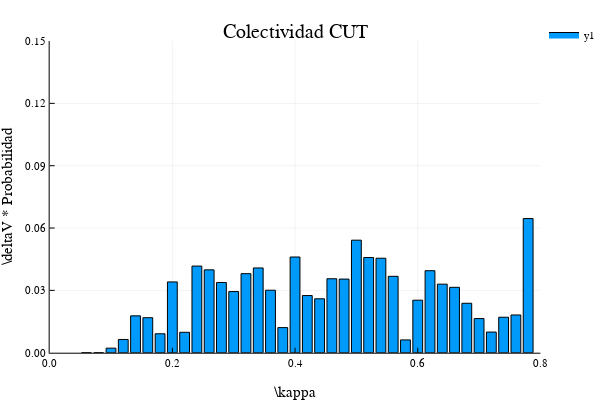

Notebook cell for this chart:
### Code cell
Wbins_κ_cut_2w9y, Whis_κ_cut_2w9y = JUMD.WeightedHist(κ_modes_cut_2w9y, bins_κ, abs.(vgv_2w9y), true);

bar(Wbins_κ_cut_2w9y, Whis_κ_cut_2w9y,
    title = "Colectividad CUT",
    xlims = (0, .8), ylims = (0, .15),
    yaxis = "\\deltaV * Probabilidad", xaxis = "\\kappa")

### Figure 1 — Plotly figure (JSON) as saved in the notebook; plotly's stock layout.template omitted (floating-point values rounded to 4 significant figures)
{"data": [{"fill": "tozeroy", "fillcolor": "rgba(0, 154, 250, 1.000)", "legendgroup": "y1", "line": {"color": "rgba(0, 0, 0, 1)", "dash": "solid", "width": 1}, "mode": "lines", "name": "y1", "showlegend": true, "type": "scatter", "x": [0.052, 0.052, 0.068, 0.068, 0.052, 0.052], "xaxis": "x", "y": [0, 0, 0, 0, 0, 0], "yaxis": "y"}, {"fill": "tozeroy", "fillcolor": "rgba(0, 154, 250, 1.000)", "legendgroup": "y1", "line": {"color": "rgba(0, 0, 0, 1)", "dash": "solid", "width": 1}, "mode": "lines", "name": "y1", "showlegend": false, "type": "scatter", "x": [0.072, 0.072, 0.088, 0.088, 0.072, 0.072], "xaxis": "x", "y": [0, 0, 0, 0, 0, 0], "yaxis": "y"}, {"fill": "tozeroy", "fillcolor": "rgba(0, 154, 250, 1.000)", "legendgroup": "y1", "line": {"color": "rgba(0, 0, 0, 1)", "dash": "solid", "width": 1}, "mode": "lines", "name": "y1", "showlegend": false, "type": "scatter", "x": [0.092, 0.092, 0.108, 0.108, 0.092, 0.092], "xaxis": "x", "y": [0.002196, 0, 0, 0.002196, 0.002196, 0.002196], "yaxis": "y"}, {"fill": "tozeroy", "fillcolor": "rgba(0, 154, 250, 1.000)", "legendgroup": "y1", "line": {"color": "rgba(0, 0, 0, 1)", "dash": "solid", "width": 1}, "mode": "lines", "name": "y1", "showlegend": false, "type": "scatter", "x": [0.112, 0.112, 0.128, 0.128, 0.112, 0.112], "xaxis": "x", "y": [0.006375, 0, 0, 0.006375, 0.006375, 0.006375], "yaxis": "y"}, {"fill": "tozeroy", "fillcolor": "rgba(0, 154, 250, 1.000)", "legendgroup": "y1", "line": {"color": "rgba(0, 0, 0, 1)", "dash": "solid", "width": 1}, "mode": "lines", "name": "y1", "showlegend": false, "type": "scatter", "x": [0.132, 0.132, 0.148, 0.148, 0.132, 0.132], "xaxis": "x", "y": [0.01774, 0, 0, 0.01774, 0.01774, 0.01774], "yaxis": "y"}, {"fill": "tozeroy", "fillcolor": "rgba(0, 154, 250, 1.000)", "legendgroup": "y1", "line": {"color": "rgba(0, 0, 0, 1)", "dash": "solid", "width": 1}, "mode": "lines", "name": "y1", "showlegend": false, "type": "scatter", "x": [0.152, 0.152, 0.168, 0.168, 0.152, 0.152], "xaxis": "x", "y": [0.01685, 0, 0, 0.01685, 0.01685, 0.01685], "yaxis": "y"}, {"fill": "tozeroy", "fillcolor": "rgba(0, 154, 250, 1.000)", "legendgroup": "y1", "line": {"color": "rgba(0, 0, 0, 1)", "dash": "solid", "width": 1}, "mode": "lines", "name": "y1", "showlegend": false, "type": "scatter", "x": [0.172, 0.172, 0.188, 0.188, 0.172, 0.172], "xaxis": "x", "y": [0.009112, 0, 0, 0.009112, 0.009112, 0.009112], "yaxis": "y"}, {"fill": "tozeroy", "fillcolor": "rgba(0, 154, 250, 1.000)", "legendgroup": "y1", "line": {"color": "rgba(0, 0, 0, 1)", "dash": "solid", "width": 1}, "mode": "lines", "name": "y1", "showlegend": false, "type": "scatter", "x": [0.192, 0.192, 0.208, 0.208, 0.192, 0.192], "xaxis": "x", "y": [0.03406, 0, 0, 0.03406, 0.03406, 0.03406], "yaxis": "y"}, {"fill": "tozeroy", "fillcolor": "rgba(0, 154, 250, 1.000)", "legendgroup": "y1", "line": {"color": "rgba(0, 0, 0, 1)", "dash": "solid", "width": 1}, "mode": "lines", "name": "y1", "showlegend": false, "type": "scatter", "x": [0.212, 0.212, 0.228, 0.228, 0.212, 0.212], "xaxis": "x", "y": [0.009824, 0, 0, 0.009824, 0.009824, 0.009824], "yaxis": "y"}, {"fill": "tozeroy", "fillcolor": "rgba(0, 154, 250, 1.000)", "legendgroup": "y1", "line": {"color": "rgba(0, 0, 0, 1)", "dash": "solid", "width": 1}, "mode": "lines", "name": "y1", "showlegend": false, "type": "scatter", "x": [0.232, 0.232, 0.248, 0.248, 0.232, 0.232], "xaxis": "x", "y": [0.0417, 0, 0, 0.0417, 0.0417, 0.0417], "yaxis": "y"}, {"fill": "tozeroy", "fillcolor": "rgba(0, 154, 250, 1.000)", "legendgroup": "y1", "line": {"color": "rgba(0, 0, 0, 1)", "dash": "solid", "width": 1}, "mode": "lines", "name": "y1", "showlegend": false, "type": "scatter", "x": [0.252, 0.252, 0.268, 0.268, 0.252, 0.252], "xaxis": "x", "y": [0.03987, 0, 0, 0.03987, 0.03987, 0.03987], "yaxis": "y"}, {"fill": "tozeroy", "fillcolor": "rgba(0, 154, 250, 1.000)", "legendgroup": "y1", "line": {"color": "rgba(0, 0, 0, 1)", "dash": "solid", "width": 1}, "mode": "lines", "name": "y1", "showlegend": false, "type": "scatter", "x": [0.272, 0.272, 0.288, 0.288, 0.272, 0.272], "xaxis": "x", "y": [0.03379, 0, 0, 0.03379, 0.03379, 0.03379], "yaxis": "y"}, {"fill": "tozeroy", "fillcolor": "rgba(0, 154, 250, 1.000)", "legendgroup": "y1", "line": {"color": "rgba(0, 0, 0, 1)", "dash": "solid", "width": 1}, "mode": "lines", "name": "y1", "showlegend": false, "type": "scatter", "x": [0.292, 0.292, 0.308, 0.308, 0.292, 0.292], "xaxis": "x", "y": [0.02943, 0, 0, 0.02943, 0.02943, 0.02943], "yaxis": "y"}, {"fill": "tozeroy", "fillcolor": "rgba(0, 154, 250, 1.000)", "legendgroup": "y1", "line": {"color": "rgba(0, 0, 0, 1)", "dash": "solid", "width": 1}, "mode": "lines", "name": "y1", "showlegend": false, "type": "scatter", "x": [0.312, 0.312, 0.328, 0.328, 0.312, 0.312], "xaxis": "x", "y": [0.03804, 0, 0, 0.03804, 0.03804, 0.03804], "yaxis": "y"}, {"fill": "tozeroy", "fillcolor": "rgba(0, 154, 250, 1.000)", "legendgroup": "y1", "line": {"color": "rgba(0, 0, 0, 1)", "dash": "solid", "width": 1}, "mode": "lines", "name": "y1", "showlegend": false, "type": "scatter", "x": [0.332, 0.332, 0.348, 0.348, 0.332, 0.332], "xaxis": "x", "y": [0.0408, 0, 0, 0.0408, 0.0408, 0.0408], "yaxis": "y"}, {"fill": "tozeroy", "fillcolor": "rgba(0, 154, 250, 1.000)", "legendgroup": "y1", "line": {"color": "rgba(0, 0, 0, 1)", "dash": "solid", "width": 1}, "mode": "lines", "name": "y1", "showlegend": false, "type": "scatter", "x": [0.352, 0.352, 0.368, 0.368, 0.352, 0.352], "xaxis": "x", "y": [0.03007, 0, 0, 0.03007, 0.03007, 0.03007], "yaxis": "y"}, {"fill": "tozeroy", "fillcolor": "rgba(0, 154, 250, 1.000)", "legendgroup": "y1", "line": {"color": "rgba(0, 0, 0, 1)", "dash": "solid", "width": 1}, "mode": "lines", "name": "y1", "showlegend": false, "type": "scatter", "x": [0.372, 0.372, 0.388, 0.388, 0.372, 0.372], "xaxis": "x", "y": [0.01208, 0, 0, 0.01208, 0.01208, 0.01208], "yaxis": "y"}, {"fill": "tozeroy", "fillcolor": "rgba(0, 154, 250, 1.000)", "legendgroup": "y1", "line": {"color": "rgba(0, 0, 0, 1)", "dash": "solid", "width": 1}, "mode": "lines", "name": "y1", "showlegend": false, "type": "scatter", "x": [0.392, 0.392, 0.408, 0.408, 0.392, 0.392], "xaxis": "x", "y": [0.04606, 0, 0, 0.04606, 0.04606, 0.04606], "yaxis": "y"}, {"fill": "tozeroy", "fillcolor": "rgba(0, 154, 250, 1.000)", "legendgroup": "y1", "line": {"color": "rgba(0, 0, 0, 1)", "dash": "solid", "width": 1}, "mode": "lines", "name": "y1", "showlegend": false, "type": "scatter", "x": [0.412, 0.412, 0.428, 0.428, 0.412, 0.412], "xaxis": "x", "y": [0.02751, 0, 0, 0.02751, 0.02751, 0.02751], "yaxis": "y"}, {"fill": "tozeroy", "fillcolor": "rgba(0, 154, 250, 1.000)", "legendgroup": "y1", "line": {"color": "rgba(0, 0, 0, 1)", "dash": "solid", "width": 1}, "mode": "lines", "name": "y1", "showlegend": false, "type": "scatter", "x": [0.432, 0.432, 0.448, 0.448, 0.432, 0.432], "xaxis": "x", "y": [0.02595, 0, 0, 0.02595, 0.02595, 0.02595], "yaxis": "y"}, {"fill": "tozeroy", "fillcolor": "rgba(0, 154, 250, 1.000)", "legendgroup": "y1", "line": {"color": "rgba(0, 0, 0, 1)", "dash": "solid", "width": 1}, "mode": "lines", "name": "y1", "showlegend": false, "type": "scatter", "x": [0.452, 0.452, 0.468, 0.468, 0.452, 0.452], "xaxis": "x", "y": [0.03559, 0, 0, 0.03559, 0.03559, 0.03559], "yaxis": "y"}, {"fill": "tozeroy", "fillcolor": "rgba(0, 154, 250, 1.000)", "legendgroup": "y1", "line": {"color": "rgba(0, 0, 0, 1)", "dash": "solid", "width": 1}, "mode": "lines", "name": "y1", "showlegend": false, "type": "scatter", "x": [0.472, 0.472, 0.488, 0.488, 0.472, 0.472], "xaxis": "x", "y": [0.03543, 0, 0, 0.03543, 0.03543, 0.03543], "yaxis": "y"}, {"fill": "tozeroy", "fillcolor": "rgba(0, 154, 250, 1.000)", "legendgroup": "y1", "line": {"color": "rgba(0, 0, 0, 1)", "dash": "solid", "width": 1}, "mode": "lines", "name": "y1", "showlegend": false, "type": "scatter", "x": [0.492, 0.492, 0.508, 0.508, 0.492, 0.492], "xaxis": "x", "y": [0.05416, 0, 0, 0.05416, 0.05416, 0.05416], "yaxis": "y"}, {"fill": "tozeroy", "fillcolor": "rgba(0, 154, 250, 1.000)", "legendgroup": "y1", "line": {"color": "rgba(0, 0, 0, 1)", "dash": "solid", "width": 1}, "mode": "lines", "name": "y1", "showlegend": false, "type": "scatter", "x": [0.512, 0.512, 0.528, 0.528, 0.512, 0.512], "xaxis": "x", "y": [0.0458, 0, 0, 0.0458, 0.0458, 0.0458], "yaxis": "y"}, {"fill": "tozeroy", "fillcolor": "rgba(0, 154, 250, 1.000)", "legendgroup": "y1", "line": {"color": "rgba(0, 0, 0, 1)", "dash": "solid", "width": 1}, "mode": "lines", "name": "y1", "showlegend": false, "type": "scatter", "x": [0.532, 0.532, 0.548, 0.548, 0.532, 0.532], "xaxis": "x", "y": [0.04547, 0, 0, 0.04547, 0.04547, 0.04547], "yaxis": "y"}, {"fill": "tozeroy", "fillcolor": "rgba(0, 154, 250, 1.000)", "legendgroup": "y1", "line": {"color": "rgba(0, 0, 0, 1)", "dash": "solid", "width": 1}, "mode": "lines", "name": "y1", "showlegend": false, "type": "scatter", "x": [0.552, 0.552, 0.568, 0.568, 0.552, 0.552], "xaxis": "x", "y": [0.03676, 0, 0, 0.03676, 0.03676, 0.03676], "yaxis": "y"}, {"fill": "tozeroy", "fillcolor": "rgba(0, 154, 250, 1.000)", "legendgroup": "y1", "line": {"color": "rgba(0, 0, 0, 1)", "dash": "solid", "width": 1}, "mode": "lines", "name": "y1", "showlegend": false, "type": "scatter", "x": [0.572, 0.572, 0.588, 0.588, 0.572, 0.572], "xaxis": "x", "y": [0.006164, 0, 0, 0.006164, 0.006164, 0.006164], "yaxis": "y"}, {"fill": "tozeroy", "fillcolor": "rgba(0, 154, 250, 1.000)", "legendgroup": "y1", "line": {"color": "rgba(0, 0, 0, 1)", "dash": "solid", "width": 1}, "mode": "lines", "name": "y1", "showlegend": false, "type": "scatter", "x": [0.592, 0.592, 0.608, 0.608, 0.592, 0.592], "xaxis": "x", "y": [0.02527, 0, 0, 0.02527, 0.02527, 0.02527], "yaxis": "y"}, {"fill": "tozeroy", "fillcolor": "rgba(0, 154, 250, 1.000)", "legendgroup": "y1", "line": {"color": "rgba(0, 0, 0, 1)", "dash": "solid", "width": 1}, "mode": "lines", "name": "y1", "showlegend": false, "type": "scatter", "x": [0.612, 0.612, 0.628, 0.628, 0.612, 0.612], "xaxis": "x", "y": [0.03947, 0, 0, 0.03947, 0.03947, 0.03947], "yaxis": "y"}, {"fill": "tozeroy", "fillcolor": "rgba(0, 154, 250, 1.000)", "legendgroup": "y1", "line": {"color": "rgba(0, 0, 0, 1)", "dash": "solid", "width": 1}, "mode": "lines", "name": "y1", "showlegend": false, "type": "scatter", "x": [0.632, 0.632, 0.648, 0.648, 0.632, 0.632], "xaxis": "x", "y": [0.033, 0, 0, 0.033, 0.033, 0.033], "yaxis": "y"}, {"fill": "tozeroy", "fillcolor": "rgba(0, 154, 250, 1.000)", "legendgroup": "y1", "line": {"color": "rgba(0, 0, 0, 1)", "dash": "solid", "width": 1}, "mode": "lines", "name": "y1", "showlegend": false, "type": "scatter", "x": [0.652, 0.652, 0.668, 0.668, 0.652, 0.652], "xaxis": "x", "y": [0.03148, 0, 0, 0.03148, 0.03148, 0.03148], "yaxis": "y"}, {"fill": "tozeroy", "fillcolor": "rgba(0, 154, 250, 1.000)", "legendgroup": "y1", "line": {"color": "rgba(0, 0, 0, 1)", "dash": "solid", "width": 1}, "mode": "lines", "name": "y1", "showlegend": false, "type": "scatter", "x": [0.672, 0.672, 0.688, 0.688, 0.672, 0.672], "xaxis": "x", "y": [0.0238, 0, 0, 0.0238, 0.0238, 0.0238], "yaxis": "y"}, {"fill": "tozeroy", "fillcolor": "rgba(0, 154, 250, 1.000)", "legendgroup": "y1", "line": {"color": "rgba(0, 0, 0, 1)", "dash": "solid", "width": 1}, "mode": "lines", "name": "y1", "showlegend": false, "type": "scatter", "x": [0.692, 0.692, 0.708, 0.708, 0.692, 0.692], "xaxis": "x", "y": [0.01642, 0, 0, 0.01642, 0.01642, 0.01642], "yaxis": "y"}, {"fill": "tozeroy", "fillcolor": "rgba(0, 154, 250, 1.000)", "legendgroup": "y1", "line": {"color": "rgba(0, 0, 0, 1)", "dash": "solid", "width": 1}, "mode": "lines", "name": "y1", "showlegend": false, "type": "scatter", "x": [0.712, 0.712, 0.728, 0.728, 0.712, 0.712], "xaxis": "x", "y": [0.009934, 0, 0, 0.009934, 0.009934, 0.009934], "yaxis": "y"}, {"fill": "tozeroy", "fillcolor": "rgba(0, 154, 250, 1.000)", "legendgroup": "y1", "line": {"color": "rgba(0, 0, 0, 1)", "dash": "solid", "width": 1}, "mode": "lines", "name": "y1", "showlegend": false, "type": "scatter", "x": [0.732, 0.732, 0.748, 0.748, 0.732, 0.732], "xaxis": "x", "y": [0.01708, 0, 0, 0.01708, 0.01708, 0.01708], "yaxis": "y"}, {"fill": "tozeroy", "fillcolor": "rgba(0, 154, 250, 1.000)", "legendgroup": "y1", "line": {"color": "rgba(0, 0, 0, 1)", "dash": "solid", "width": 1}, "mode": "lines", "name": "y1", "showlegend": false, "type": "scatter", "x": [0.752, 0.752, 0.768, 0.768, 0.752, 0.752], "xaxis": "x", "y": [0.01816, 0, 0, 0.01816, 0.01816, 0.01816], "yaxis": "y"}, {"fill": "tozeroy", "fillcolor": "rgba(0, 154, 250, 1.000)", "legendgroup": "y1", "line": {"color": "rgba(0, 0, 0, 1)", "dash": "solid", "width": 1}, "mode": "lines", "name": "y1", "showlegend": false, "type": "scatter", "x": [0.772, 0.772, 0.788, 0.788, 0.772, 0.772], "xaxis": "x", "y": [0.06457, 0, 0, 0.06457, 0.06457, 0.06457], "yaxis": "y"}], "layout": {"annotations": [{"font": {"color": "rgba(0, 0, 0, 1)", "family": "sans-serif", "size": 20}, "rotation": 0, "showarrow": false, "text": "Colectividad CUT", "x": 0.5424, "xanchor": "center", "xref": "paper", "y": 1, "yanchor": "top", "yref": "paper"}], "height": 400, "legend": {"bgcolor": "rgba(255, 255, 255, 1.000)", "bordercolor": "rgba(0, 0, 0, 1)", "font": {"color": "rgba(0, 0, 0, 1)", "family": "sans-serif", "size": 11}, "tracegroupgap": 0, "x": 1, "y": 1}, "margin": {"b": 20, "l": 0, "r": 0, "t": 20}, "paper_bgcolor": "rgba(255, 255, 255, 1.000)", "plot_bgcolor": "rgba(255, 255, 255, 1.000)", "showlegend": true, "width": 600, "xaxis": {"anchor": "y", "domain": [0.09128, 0.9934], "gridcolor": "rgba(0, 0, 0, 0.1)", "gridwidth": 0.5, "linecolor": "rgba(0, 0, 0, 1)", "mirror": false, "range": [0, 0.8], "showgrid": true, "showline": true, "showticklabels": true, "tickangle": 0, "tickcolor": "rgb(0, 0, 0)", "tickfont": {"color": "rgba(0, 0, 0, 1)", "family": "sans-serif", "size": 11}, "tickmode": "array", "ticks": "inside", "ticktext": ["0.0", "0.2", "0.4", "0.6", "0.8"], "tickvals": [0, 0.2, 0.4, 0.6, 0.8], "title": "\\kappa", "titlefont": {"color": "rgba(0, 0, 0, 1)", "family": "sans-serif", "size": 15}, "type": "linear", "visible": true, "zeroline": false, "zerolinecolor": "rgba(0, 0, 0, 1)"}, "yaxis": {"anchor": "x", "domain": [0.07581, 0.9415], "gridcolor": "rgba(0, 0, 0, 0.1)", "gridwidth": 0.5, "linecolor": "rgba(0, 0, 0, 1)", "mirror": false, "range": [0, 0.15], "showgrid": true, "showline": true, "showticklabels": true, "tickangle": 0, "tickcolor": "rgb(0, 0, 0)", "tickfont": {"color": "rgba(0, 0, 0, 1)", "family": "sans-serif", "size": 11}, "tickmode": "array", "ticks": "inside", "ticktext": ["0.00", "0.03", "0.06", "0.09", "0.12", "0.15"], "tickvals": [0, 0.03, 0.06, 0.09, 0.12, 0.15], "title": "\\deltaV * Probabilidad", "titlefont": {"color": "rgba(0, 0, 0, 1)", "family": "sans-serif", "size": 15}, "type": "linear", "visible": true, "zeroline": false, "zerolinecolor": "rgba(0, 0, 0, 1)"}}}
